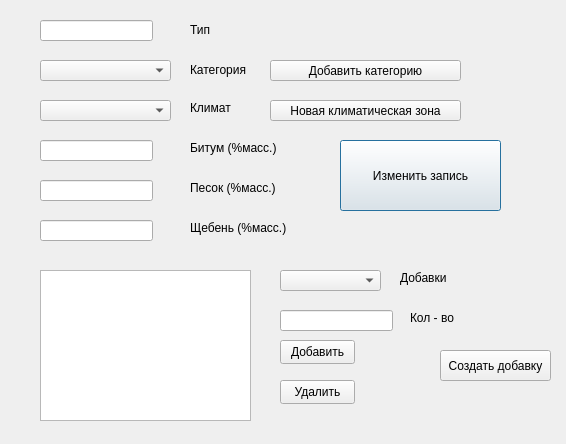
<?xml version="1.0" encoding="UTF-8"?>
<ui version="4.0">
 <class>dlgCngAsph</class>
 <widget class="QDialog" name="dlgCngAsph">
  <property name="geometry">
   <rect>
    <x>0</x>
    <y>0</y>
    <width>566</width>
    <height>444</height>
   </rect>
  </property>
  <property name="windowTitle">
   <string>Изменить запись</string>
  </property>
  <widget class="QPushButton" name="btnCngAsph">
   <property name="geometry">
    <rect>
     <x>340</x>
     <y>140</y>
     <width>161</width>
     <height>71</height>
    </rect>
   </property>
   <property name="text">
    <string>Изменить запись</string>
   </property>
  </widget>
  <widget class="QPushButton" name="btnDelSpp">
   <property name="geometry">
    <rect>
     <x>280</x>
     <y>380</y>
     <width>75</width>
     <height>24</height>
    </rect>
   </property>
   <property name="text">
    <string>Удалить</string>
   </property>
  </widget>
  <widget class="QLineEdit" name="inpSppAmnt">
   <property name="geometry">
    <rect>
     <x>280</x>
     <y>310</y>
     <width>113</width>
     <height>21</height>
    </rect>
   </property>
  </widget>
  <widget class="QPushButton" name="btnAddSpp">
   <property name="geometry">
    <rect>
     <x>280</x>
     <y>340</y>
     <width>75</width>
     <height>24</height>
    </rect>
   </property>
   <property name="text">
    <string>Добавить</string>
   </property>
  </widget>
  <widget class="QListWidget" name="lstSpp">
   <property name="geometry">
    <rect>
     <x>40</x>
     <y>270</y>
     <width>211</width>
     <height>151</height>
    </rect>
   </property>
  </widget>
  <widget class="QLabel" name="label_6">
   <property name="geometry">
    <rect>
     <x>400</x>
     <y>270</y>
     <width>48</width>
     <height>16</height>
    </rect>
   </property>
   <property name="text">
    <string>Добавки</string>
   </property>
  </widget>
  <widget class="QComboBox" name="cmbSpp">
   <property name="geometry">
    <rect>
     <x>280</x>
     <y>270</y>
     <width>101</width>
     <height>21</height>
    </rect>
   </property>
  </widget>
  <widget class="QLabel" name="label_7">
   <property name="geometry">
    <rect>
     <x>410</x>
     <y>310</y>
     <width>61</width>
     <height>16</height>
    </rect>
   </property>
   <property name="text">
    <string>Кол - во</string>
   </property>
  </widget>
  <widget class="QLineEdit" name="inpBtm">
   <property name="geometry">
    <rect>
     <x>40</x>
     <y>140</y>
     <width>113</width>
     <height>21</height>
    </rect>
   </property>
  </widget>
  <widget class="QComboBox" name="cmbClm">
   <property name="geometry">
    <rect>
     <x>40</x>
     <y>100</y>
     <width>131</width>
     <height>21</height>
    </rect>
   </property>
  </widget>
  <widget class="QLabel" name="label">
   <property name="geometry">
    <rect>
     <x>190</x>
     <y>60</y>
     <width>61</width>
     <height>20</height>
    </rect>
   </property>
   <property name="text">
    <string>Категория</string>
   </property>
  </widget>
  <widget class="QLineEdit" name="inpBrk">
   <property name="geometry">
    <rect>
     <x>40</x>
     <y>220</y>
     <width>113</width>
     <height>21</height>
    </rect>
   </property>
  </widget>
  <widget class="QComboBox" name="cmbCtg">
   <property name="geometry">
    <rect>
     <x>40</x>
     <y>60</y>
     <width>131</width>
     <height>21</height>
    </rect>
   </property>
  </widget>
  <widget class="QLabel" name="label_2">
   <property name="geometry">
    <rect>
     <x>190</x>
     <y>100</y>
     <width>48</width>
     <height>16</height>
    </rect>
   </property>
   <property name="text">
    <string>Климат</string>
   </property>
  </widget>
  <widget class="QLineEdit" name="inpName">
   <property name="geometry">
    <rect>
     <x>40</x>
     <y>20</y>
     <width>113</width>
     <height>21</height>
    </rect>
   </property>
  </widget>
  <widget class="QLineEdit" name="inpSnd">
   <property name="geometry">
    <rect>
     <x>40</x>
     <y>180</y>
     <width>113</width>
     <height>21</height>
    </rect>
   </property>
  </widget>
  <widget class="QLabel" name="label_8">
   <property name="geometry">
    <rect>
     <x>190</x>
     <y>20</y>
     <width>61</width>
     <height>20</height>
    </rect>
   </property>
   <property name="text">
    <string>Тип</string>
   </property>
  </widget>
  <widget class="QPushButton" name="bntAddClm">
   <property name="geometry">
    <rect>
     <x>270</x>
     <y>100</y>
     <width>191</width>
     <height>21</height>
    </rect>
   </property>
   <property name="text">
    <string>Новая климатическая зона</string>
   </property>
  </widget>
  <widget class="QPushButton" name="btnAddCtg">
   <property name="geometry">
    <rect>
     <x>270</x>
     <y>60</y>
     <width>191</width>
     <height>21</height>
    </rect>
   </property>
   <property name="text">
    <string>Добавить категорию</string>
   </property>
  </widget>
  <widget class="QPushButton" name="btnNewSpp">
   <property name="geometry">
    <rect>
     <x>440</x>
     <y>350</y>
     <width>111</width>
     <height>31</height>
    </rect>
   </property>
   <property name="text">
    <string>Создать добавку</string>
   </property>
  </widget>
  <widget class="QLabel" name="label_10">
   <property name="geometry">
    <rect>
     <x>190</x>
     <y>180</y>
     <width>101</width>
     <height>16</height>
    </rect>
   </property>
   <property name="text">
    <string>Песок (%масс.)</string>
   </property>
  </widget>
  <widget class="QLabel" name="label_11">
   <property name="geometry">
    <rect>
     <x>190</x>
     <y>220</y>
     <width>111</width>
     <height>16</height>
    </rect>
   </property>
   <property name="text">
    <string>Щебень (%масс.)</string>
   </property>
  </widget>
  <widget class="QLabel" name="label_3">
   <property name="geometry">
    <rect>
     <x>190</x>
     <y>140</y>
     <width>101</width>
     <height>16</height>
    </rect>
   </property>
   <property name="text">
    <string>Битум (%масс.)</string>
   </property>
  </widget>
 </widget>
 <resources/>
 <connections/>
</ui>
